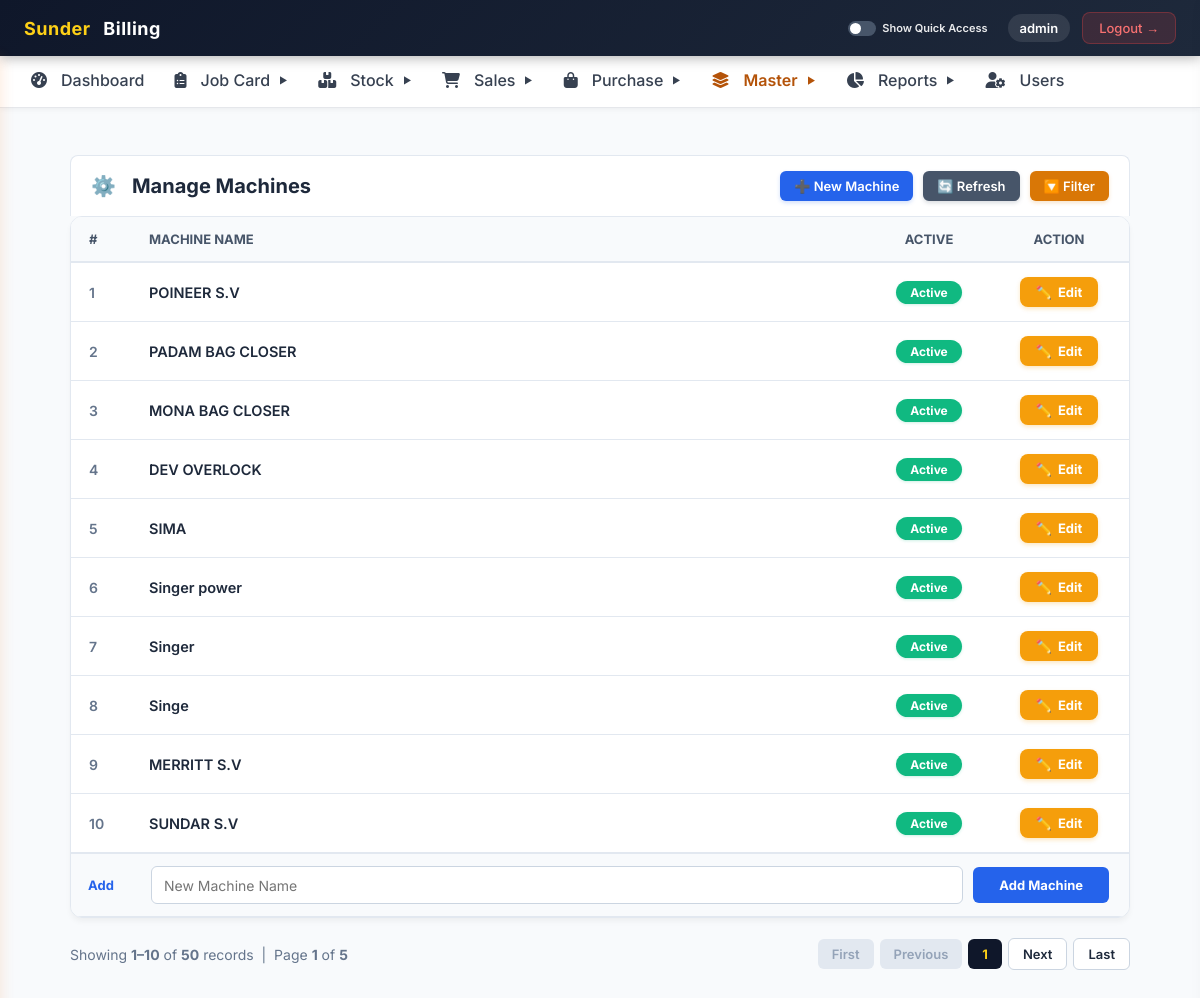
Screenshot of /machine/list_machine.php (signed in) with the database file from the repository.
### tables this page shows
CREATE TABLE `machine` (
  `id` bigint NOT NULL AUTO_INCREMENT,
  `createdBy` varchar(255) DEFAULT NULL,
  `createdOn` datetime(6) DEFAULT NULL,
  `modifiedBy` varchar(255) DEFAULT NULL,
  `modifiedOn` datetime(6) DEFAULT NULL,
  `active` bit(1) NOT NULL,
  `assembeldByUs` bit(1) NOT NULL,
  `machineName` varchar(50) DEFAULT NULL,
  `picture` varchar(255) DEFAULT NULL,
  `machineType` bigint DEFAULT NULL,
  PRIMARY KEY (`id`)
);

### machine/list_machine.php (the view, shortened to what this page needs)
<?php require_once("../config/db.php"); ?>
<?php include("../includes/header.php"); ?>
<?php
$limit = 10;
$page = isset($_GET['page']) ? max(1, (int)$_GET['page']) : 1;
$offset = ($page - 1) * $limit;
$where = "WHERE 1=1";
$countRes = mysqli_query($conn, "SELECT COUNT(*) AS total FROM machine $where");
$totalRows = (int)mysqli_fetch_assoc($countRes)['total'];
$totalPages = $totalRows > 0 ? ceil($totalRows / $limit) : 1;
$query = "SELECT * FROM machine $where ORDER BY id DESC LIMIT $limit OFFSET $offset";
$res = mysqli_query($conn, $query);
$queryParams = $_GET;
unset($queryParams['page']);
$queryString = http_build_query($queryParams);
?>
<div class="page-main-container erp-container" style="padding: 20px;">
    <div class="erp-header-bar">
        <div class="erp-header-title">
            <span style="margin-right: 8px;">⚙️</span>Manage Machines
        </div>
        <div class="erp-header-actions" style="display: flex; gap: 10px; align-items: center; flex-wrap: wrap;">
            <button type="button" onclick="focusAddMachineField()" style="background: #2563eb; color: #ffffff; border: none; font-weight: 600; font-size: 13px; padding: 7px 14px; border-radius: 6px; display: inline-flex; align-items: center; gap: 6px; cursor: pointer; box-shadow: 0 2px 4px rgba(37, 99, 235, 0.2);">➕ New Machine</button>
            <button type="button" onclick="location.reload()" style="background: #475569; color: #ffffff; border: none; font-weight: 600; font-size: 13px; padding: 7px 14px; border-radius: 6px; display: inline-flex; align-items: center; gap: 6px; cursor: pointer; box-shadow: 0 2px 4px rgba(71, 85, 105, 0.2);">🔄 Refresh</button>
            <button type="button" onclick="openFilter()" style="background: #d97706; color: #ffffff; border: none; font-weight: 600; font-size: 13px; padding: 7px 14px; border-radius: 6px; display: inline-flex; align-items: center; gap: 6px; cursor: pointer; box-shadow: 0 2px 4px rgba(217, 119, 6, 0.2);">🔽 Filter</button>
        </div>
    </div>
    <div class="erp-table-box" style="overflow-x: auto; background: #fff; border-radius: 12px; border: 1px solid #e2e8f0; box-shadow: 0 4px 6px -1px rgba(0, 0, 0, 0.05); width: 100%;">
        <table class="erp-table master-table" style="width: 100%; border-collapse: collapse; min-width: 0;">
            <thead>
                <tr style="background: #f8fafc; border-bottom: 2px solid #e2e8f0;">
                    <th style="width: 60px; padding: 14px 18px; color: #475569; font-weight: 700; font-size: 13px; text-transform: uppercase;">#</th>
                    <th style="padding: 14px 18px; color: #475569; font-weight: 700; font-size: 13px; text-transform: uppercase;">Machine Name</th>
                    <th style="padding: 14px 18px; color: #475569; font-weight: 700; font-size: 13px; text-transform: uppercase; text-align: center; width: 120px;">Active</th>
                    <th style="padding: 14px 18px; color: #475569; font-weight: 700; font-size: 13px; text-transform: uppercase; text-align: center; width: 140px;">Action</th>
                </tr>
            </thead>
            <tbody>
                <?php
                if ($totalRows > 0) {
                    $i = $offset + 1;
                    while ($row = mysqli_fetch_assoc($res)) {
                        $isActive = (ord($row['active'] ?? 1) == 1 || $row['active'] == 1);
                        ?>
                        <tr style="border-bottom: 1px solid #f1f5f9; transition: background 0.15s;" onmouseover="this.style.background='#fbfcfe'" onmouseout="this.style.background='white'">
                            <td style="padding: 14px 18px; color: #64748b; font-size: 14px; font-weight: 600;"><?= $i++ ?></td>
                            <td style="padding: 14px 18px; font-size: 14.5px;">
                                <a href="edit_machine.php?id=<?= $row['id'] ?>" class="machine-table-cell-link">
                                    <?= htmlspecialchars($row['machineName']) ?>
                                </a>
                            </td>
                            <td style="padding: 14px 18px; text-align: center;">
                                <?php if ($isActive): ?>
                                    <span class="badge-active">Active</span>
                                <?php else: ?>
                                    <span class="badge-inactive">Inactive</span>
                                <?php endif; ?>
                            </td>
                            <td style="padding: 14px 18px; text-align: center;">
                                <a href="edit_machine.php?id=<?= $row['id'] ?>" class="btn-edit-action">
                                    <span>✏️</span> Edit
                                </a>
                            </td>
                        </tr>
                    <?php }
                } ?>
            </tbody>
            <tfoot>
                <tr id="addMachineSection" style="background: #f8fafc; border-top: 2px solid #e2e8f0;">
                    <td style="padding: 12px 10px; color: #2563eb; font-size: 13px; font-weight: 700; width: 50px; text-align: center;">Add</td>
                    <td colspan="3" style="padding: 12px 20px;">
                        <form action="list_machine.php" method="POST" style="display: flex; gap: 10px; width: 100%; align-items: center;">
                            <input type="text" name="machineName" id="newMachineInput" placeholder="New Machine Name" required
                                style="flex: 1; min-width: 120px; border: 1.5px solid #cbd5e1; border-radius: 6px; padding: 8px 12px; font-size: 14px; background: #fff; transition: all 0.3s ease;">
                            <button type="submit"
                                style="background: #2563eb; color: #fff; border: none; padding: 10px 26px; border-radius: 6px; font-weight: 700; font-size: 13px; cursor: pointer; flex-shrink: 0; white-space: nowrap;">Add Machine</button>
                        </form>
                    </td>
                </tr>
            </tfoot>
        </table>
    </div>
    <div class="pagination" style="display: flex; justify-content: space-between; align-items: center; margin-top: 20px; font-size: 14px; color: #64748b;">
        <div>
            <?php
            $startRecord = $totalRows > 0 ? $offset + 1 : 0;
            $endRecord = min($offset + $limit, $totalRows);
            ?>
            Showing <strong><?= $startRecord ?>–<?= $endRecord ?></strong> of <strong><?= $totalRows ?></strong> records &nbsp;|&nbsp; Page <strong><?= $page ?></strong> of <strong><?= $totalPages ?></strong>
        </div>
        <div style="display: flex; gap: 6px; align-items: center;">
            <?php if ($page <= 1): ?>
                <span style="padding: 7px 14px; background: #e2e8f0; border-radius: 6px; color: #94a3b8; cursor: not-allowed; font-weight: 600; font-size: 13px;">First</span>
                <span style="padding: 7px 14px; background: #e2e8f0; border-radius: 6px; color: #94a3b8; cursor: not-allowed; font-weight: 600; font-size: 13px;">Previous</span>
            <?php endif; ?>
            <span style="padding: 7px 14px; background: #0f172a; color: #FDD017; border-radius: 6px; font-weight: 700; font-size: 13px;"><?= $page ?></span>
            <?php if ($page >= $totalPages): ?>
                <span style="padding: 7px 14px; background: #e2e8f0; border-radius: 6px; color: #94a3b8; cursor: not-allowed; font-weight: 600; font-size: 13px;">Next</span>
                <span style="padding: 7px 14px; background: #e2e8f0; border-radius: 6px; color: #94a3b8; cursor: not-allowed; font-weight: 600; font-size: 13px;">Last</span>
            <?php else: ?>
                <a href="?<?= $queryString ? $queryString . '&' : '' ?>page=<?= $page + 1 ?>" style="padding: 7px 14px; background: #ffffff; border: 1px solid #cbd5e1; border-radius: 6px; text-decoration: none; color: #1e293b; font-weight: 600; font-size: 13px;">Next</a>
                <a href="?<?= $queryString ? $queryString . '&' : '' ?>page=<?= $totalPages ?>" style="padding: 7px 14px; background: #ffffff; border: 1px solid #cbd5e1; border-radius: 6px; text-decoration: none; color: #1e293b; font-weight: 600; font-size: 13px;">Last</a>
            <?php endif; ?>
        </div>
    </div>
</div>
<?php include("../includes/footer.php"); ?>

### includes/common_erp.css (style rules this page uses)
:root { --erp-primary: #0f172a; --erp-primary-hover: #1e293b; --erp-secondary: #64748b; --erp-secondary-hover: #475569; --erp-accent: #FDD017; --erp-accent-hover: #eab308; --erp-success: #16a34a; --erp-success-hover: #15803d; --erp-warning: #f59e0b; --erp-warning-hover: #d97706; --erp-danger: #ef4444; --erp-danger-hover: #dc2626; --erp-dark: #1e293b; --erp-dark-hover: #0f172a; --erp-bg: #f8fafc; --erp-card-bg: #ffffff; --erp-subtle-bg: #f1f5f9; --erp-border: #e2e8f0; --erp-border-input: #cbd5e1; --erp-border-dark: #94a3b8; --erp-text-main: #1e293b; --erp-text-muted: #64748b; --erp-text-light: #94a3b8; --erp-font: 'Inter', system-ui, -apple-system, BlinkMacSystemFont, "Segoe UI", Roboto, sans-serif; --erp-radius-sm: 4px; --erp-radius-md: 6px; --erp-radius-lg: 8px; --erp-radius-xl: 12px; --erp-shadow-sm: 0 1px 3px rgba(0, 0, 0, 0.05); --erp-shadow-md: 0 4px 6px -1px rgba(0, 0, 0, 0.08); --erp-shadow-lg: 0 10px 25px -5px rgba(0, 0, 0, 0.05); }
*, *::before, *::after { box-sizing: border-box !important; }
html { width: 100% !important; max-width: 100% !important; margin: 0; padding: 0; overflow-x: hidden !important; -webkit-text-size-adjust: 100%; }
body { width: 100% !important; max-width: 100% !important; margin: 0; padding: 0; overflow-x: hidden !important; background-color: var(--erp-bg) !important; font-family: var(--erp-font) !important; color: var(--erp-text-main) !important; }
input, select, textarea, button { max-width: 100%; font-family: inherit; }
.erp-container, .page-wrapper, .container-box, .container, .app-container { width: 100% !important; max-width: 1360px; margin: 0 auto; padding: 20px; box-sizing: border-box; min-height: calc(100vh - 110px); }
.erp-header-bar, .header-bar, .page-header, .header { background: #ffffff; display: flex; align-items: center; justify-content: space-between; border-radius: 8px 8px 0 0; padding: 15px 20px; border: 1px solid var(--erp-border); border-bottom: none; flex-wrap: wrap; gap: 12px; }
.erp-header-title, .page-header h1, .header h2, .po-title-bar h2 { color: var(--erp-dark); font-weight: 700; font-size: 20px; margin: 0; display: flex; align-items: center; gap: 8px; }
.erp-header-actions, .header-actions, .actions { display: flex; gap: 10px; align-items: center; flex-wrap: wrap; }
.erp-table-box, .table-box, .table-wrap, .table-responsive { background: #ffffff; border-radius: 0 0 12px 12px; box-shadow: var(--erp-shadow-lg); padding: 0; border: 1px solid var(--erp-border); width: 100% !important; max-width: 100% !important; overflow-x: auto !important; -webkit-overflow-scrolling: touch; }
.erp-table, table { width: 100%; border-collapse: collapse; text-align: left; min-width: 800px; }
.master-table { min-width: 0 !important; width: 100% !important; }
.erp-table th, table th { background: #f8fafc; padding: 12px 15px; border-bottom: 2px solid var(--erp-border); font-size: 13.5px; font-weight: 700; color: var(--erp-text-main); vertical-align: middle; white-space: nowrap; }
.erp-table td, table td { padding: 12px 15px; border-bottom: 1px solid var(--erp-border); font-size: 13.5px; color: #334155; vertical-align: middle; }
.erp-table tbody tr, table tbody tr { transition: background-color 0.15s ease; }
.erp-input, .erp-select, .erp-textarea, .form-control, .form-select, input[type="text"], input[type="number"], input[type="email"], input[type="date"], select, textarea { width: 100%; height: 38px; padding: 0 12px; border: 1px solid var(--erp-border-input); border-radius: var(--erp-radius-md); font-size: 13.5px; color: var(--erp-text-main); background: #ffffff; font-family: inherit; box-sizing: border-box; transition: border-color 0.15s ease, box-shadow 0.15s ease; }
.erp-badge-completed, .erp-badge-delivered, .erp-badge-success, .badge-active, .status-badge.completed { background: #16a34a; color: #ffffff; }
.erp-pagination, .pagination, .pagination-bar { display: flex; justify-content: space-between; align-items: center; margin-top: 16px; font-size: 13.5px; color: var(--erp-text-muted); flex-wrap: wrap; gap: 10px; }
@media (max-width: 1280px) { .erp-container, .page-wrapper, .container-box, .container { padding: 16px; } }

### rows the page displays
machine: machineName "POINEER S.V", active "Active"
machine: machineName "PADAM BAG CLOSER", active "Active"
machine: machineName "MONA BAG CLOSER", active "Active"
machine: machineName "DEV OVERLOCK", active "Active"
machine: machineName "SIMA", active "Active"
machine: machineName "Singer power", active "Active"
machine: machineName "Singer", active "Active"
machine: machineName "Singe", active "Active"
machine: machineName "MERRITT S.V", active "Active"
machine: machineName "SUNDAR S.V", active "Active"

### other values shown
$_SESSION['username'] "admin"
$startRecord "1"
$endRecord "10"
$totalRows "50"
$page "1"
$totalPages "5"
